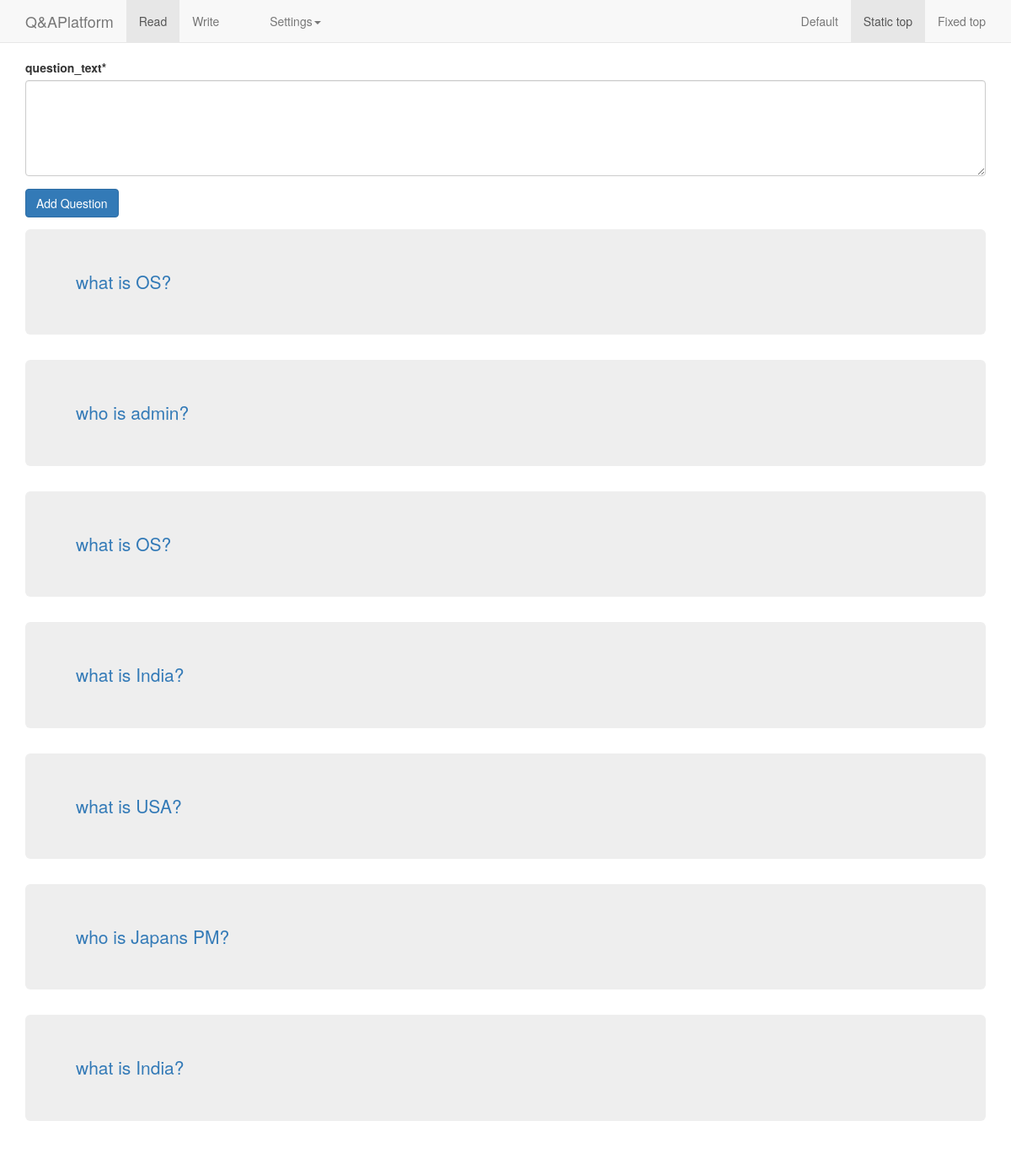
The page /write/ (signed in) on the database its author committed.
### QA/models.py (models this page shows, shortened)
class Question(models.Model):
	question_text = models.CharField(max_length=120, blank=True, null=True)
	timestamp = models.DateTimeField(auto_now_add=True, auto_now=False)

### QA/views.py (the view)
# urls.py: url(r'^write/$','QA.views.listquestions', name='write'),
@login_required
def listquestions(request):
	title = "Put your question here"
	if request.method == 'POST':
		form = add_Question_Form(data=request.POST)
		if form.is_valid():
			form.save(commit=True)
			return HttpResponseRedirect('/write')
	else:
		form = add_Question_Form()
	qlist = Question.objects.all()
	context = {
	"template_title":title,
	"list":qlist,
	"form":form,
	}
	return render(request,"write.html",context)

### QA/forms.py (shortened to what this page needs)
class add_Question_Form(forms.ModelForm): # just a regular form
    question_text = forms.CharField(label=_("question_text"),
        widget=forms.Textarea({'cols': '40', 'rows': '5'}))
    class Meta:
        model = Question
        fields = "__all__"

### QA/templates/write.html (shortened to what this page needs)
{% extends 'base.html' %}
{% load crispy_forms_tags %}
{% block form_question %}
<div class="container ">
	<form method='POST' action=''>
	{{ form |crispy }}
	<input class='btn btn-primary' type='submit' value='Add Question'/>
</div>
{% endblock %}
{% block question_container %}
{% for i in list %}
<div class="container">
	<div class="jumbotron">
 <a class="lead" href="{{i.pk}}">{{i.question_text}}<br></a>
</div>
</div>
{% endfor %}
{% endblock %}

### static/our_static/css/navbar-static-top.css (style rules this page uses)
body { min-height: 2000px; }

### rows shown on the page
Question: question_text "what is OS?"
Question: question_text "who is admin?"
Question: question_text "what is OS?"
Question: question_text "what is India?"
Question: question_text "what is USA?"
Question: question_text "who is Japans PM?"
Question: question_text "what is India?"
